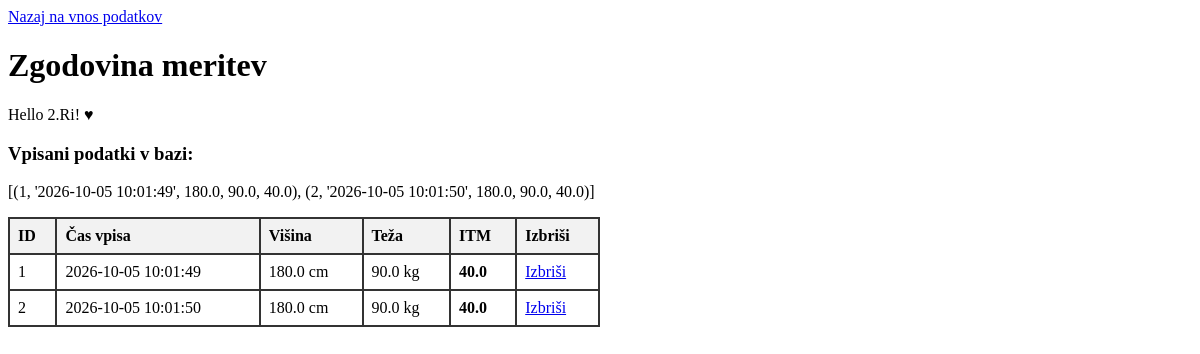
Before: /dnevnik with the older database file.
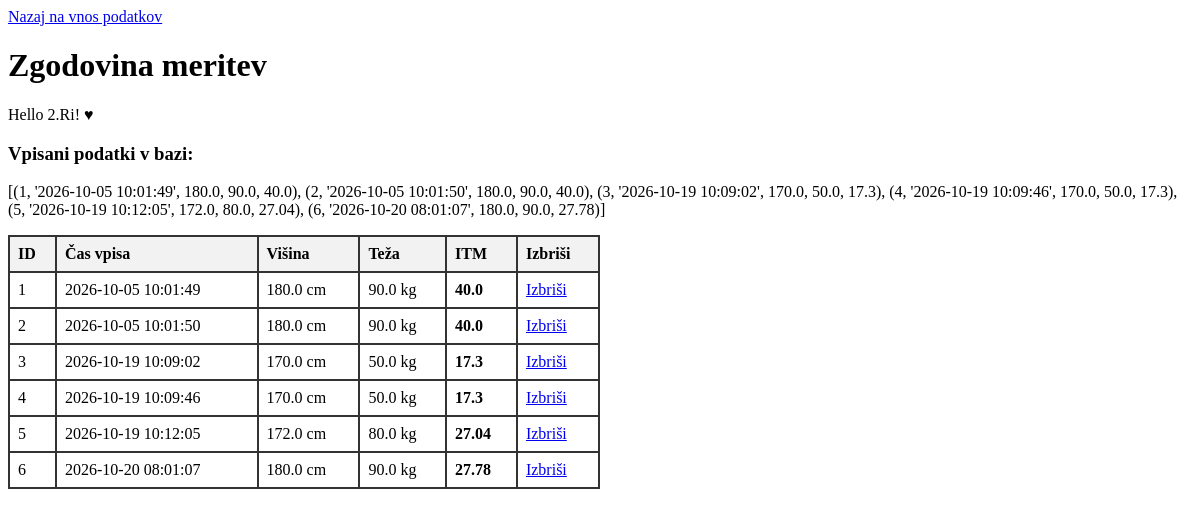
After: the same page with the newer database file.
### tables this page shows
CREATE TABLE dnevnik
        (
            id INTEGER PRIMARY KEY AUTOINCREMENT, 
            datumCas DATETIME,
            visina FLOAT,
            teza FLOAT,
            itm FLOAT
        );

### app.py (the view)
@app.route("/dnevnik", methods=["GET"])
def stran_dnev():
    data = {
        "vrednosti": vsebina_baze()  # Podatke naložimo takoj ob GET zahtevi
    }
    return render_template("dnevnik.html", podatki=data)

### app.py (called while the page is built)
def vsebina_baze():
    conn = sqlite3.connect(DATABASE_FILE)
    cursor = conn.cursor()
    cursor.execute("""
        CREATE TABLE IF NOT EXISTS `dnevnik` (
            `ID` INTEGER PRIMARY KEY AUTOINCREMENT,
            `DatumCas` TEXT DEFAULT NULL,
            `visina` REAL DEFAULT NULL,
            `teza` REAL DEFAULT NULL,
            `itm` REAL DEFAULT NULL
        );
    """)
    cursor.execute("SELECT * FROM dnevnik;")
    podatki = cursor.fetchall()
    conn.close()
    return podatki

### templates/dnevnik.html (shortened to what this page needs)
<!DOCTYPE html>
<html>
<head>
</head>
<body>
    <a href="/">Nazaj na vnos podatkov</a>
    <h1>Zgodovina meritev</h1>
    <p>Hello 2.Ri! ♥</p>
    <h3>Vpisani podatki v bazi:</h3>
    {% if podatki['vrednosti'] %}
    <p>{{podatki['vrednosti']}}</p>
    <table>
      <thead>
        <tr>
          <th>ID</th>
          <th>Čas vpisa</th>
          <th>Višina</th>
          <th>Teža</th>
          <th>ITM</th>
          <th>Izbriši</th>
        </tr>
      </thead>
      <tbody>
        {% for vrstica in podatki['vrednosti'] %}
          <tr>
            <td>{{ vrstica[0] }}</td>
            <td>{{ vrstica[1] }}</td>
            <td>{{ vrstica[2] }} cm</td>
            <td>{{ vrstica[3] }} kg</td>
            <td><strong>{{ vrstica[4] }}</strong></td>
            <td><a href="/izbrisi/{{ vrstica[0] }}">Izbriši</a></td>
          </tr>
        {% endfor %}
      </tbody>
    </table>
  {% else %}
    <p>V bazi še ni shranjenih meritev.</p>
  {% endif %}
</body>
</html>

### templates/dnevnik.html (style rules this page uses)
table { border-collapse: collapse; width: 50%; margin-top: 15px; }
th, td { border: 2px solid #333; padding: 8px; text-align: left; }
th { background-color: #f2f2f2; }

Changed rows visible on the page:
added dnevnik: id "3", datumCas "2026-10-19 10:09:02", visina "170.0", teza "50.0", itm "17.3"
added dnevnik: id "4", datumCas "2026-10-19 10:09:46", visina "170.0", teza "50.0", itm "17.3"
added dnevnik: id "5", datumCas "2026-10-19 10:12:05", visina "172.0", teza "80.0", itm "27.04"
added dnevnik: id "6", datumCas "2026-10-20 08:01:07", visina "180.0", teza "90.0", itm "27.78"
Other visible differences:
{{ podatki['vrednosti'] }}: "[(1, '2026-10-05 10:01:49', 180.0, 90.0, 40.0), (2, '2026-10-05 10:01:50', 180.0, 90.0, 40.0)]" → "…'2026-10-05 10:01:50', 180.0, 90.0, 40.0), (3, '2026-10-19 10:09:02', 170.0, 50.0, 17.3), (4, '2026-10-19 10:09:46', 170.0, 50.0, 17.3), (5, '2026-10-19 10:12:05', 172.0, 80.0, 27.04), (6, '2026-10-20 08:01:07', 180.0, 90.0, 27.78)]"
